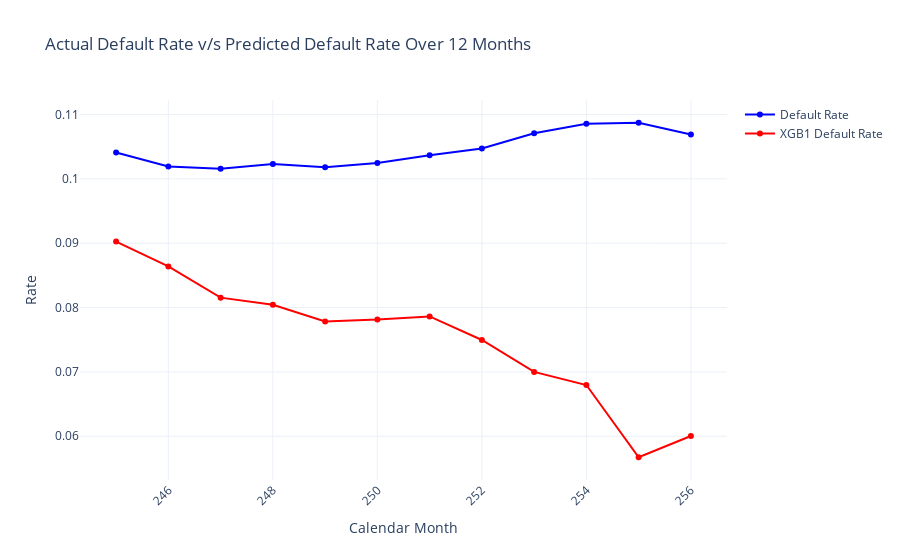

Here is the notebook cell this chart was saved with:
### Code cell
fig = go.Figure()
#plotting
fig.add_trace(go.Scatter(
    x=actual_by_12.index,
    y=actual_by_12,
    mode='lines+markers',
    name='Default Rate',
    line=dict(color='blue'),
    marker=dict(color='blue')
))

# Add the second trace for XGB1
fig.add_trace(go.Scatter(
    x=prob_by_xgb1_12.index,
    y=prob_by_xgb1_12,
    mode='lines+markers',
    name='XGB1 Default Rate',
    line=dict(color='red'),
    marker=dict(color='red')
))

# Customize the layout
fig.update_layout(
    title='Actual Default Rate v/s Predicted Default Rate Over 12 Months',
    xaxis_title='Calendar Month',
    yaxis_title='Rate',
    xaxis=dict(tickangle=-45),
    template='plotly_white'
)

# Show the plot
fig.show()

### Figure 1 — Plotly figure (JSON) as saved in the notebook; plotly's stock layout.template omitted (floating-point values rounded to 4 significant figures)
{"data": [{"line": {"color": "blue"}, "marker": {"color": "blue"}, "mode": "lines+markers", "name": "Default Rate", "type": "scatter", "x": [245, 246, 247, 248, 249, 250, 251, 252, 253, 254, 255, 256], "y": [0.1041, 0.1019, 0.1016, 0.1023, 0.1018, 0.1025, 0.1037, 0.1047, 0.1071, 0.1086, 0.1087, 0.1069]}, {"line": {"color": "red"}, "marker": {"color": "red"}, "mode": "lines+markers", "name": "XGB1 Default Rate", "type": "scatter", "x": [245, 246, 247, 248, 249, 250, 251, 252, 253, 254, 255, 256], "y": [0.09025, 0.08639, 0.08154, 0.08043, 0.07784, 0.07813, 0.07862, 0.07496, 0.07, 0.06796, 0.05674, 0.06003]}], "layout": {"autosize": true, "title": {"text": "Actual Default Rate v/s Predicted Default Rate Over 12 Months"}, "xaxis": {"autorange": true, "range": [244.3, 256.7], "tickangle": -45, "title": {"text": "Calendar Month"}, "type": "linear"}, "yaxis": {"autorange": true, "range": [0.05245, 0.113], "title": {"text": "Rate"}, "type": "linear"}}}
